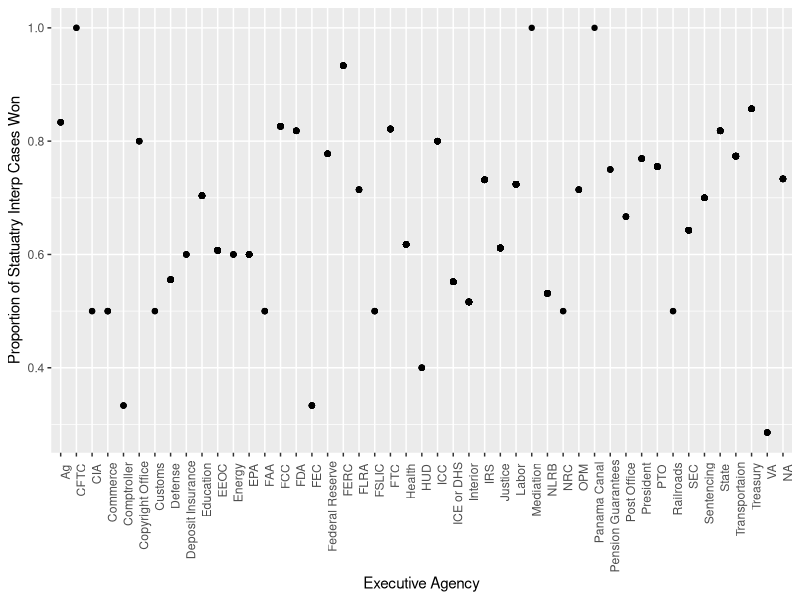

This chart was generated by the following R code:
## ---- chunk 1
library(ggplot2)
library(tidyverse)
## ---- chunk 2
deference_data <- read_csv("data/ProjectDeferenceData.csv")
##RESET DATA
## ---- chunk 3
deference_data <- deference_data |>
  mutate(
    case_winner = if_else(Decision == 0, "gov_agency", "not_agency")
  ) |>
  select(Term, Name, Decision, Agency, case_winner)
##CLEANUP DATA
## ---- chunk 4
deference_data <- deference_data |>
  mutate(
    agency_name = case_when(
      Agency == 0 ~ "Treasury",
      Agency == 1 ~ "Copyright Office",
      Agency == 2 ~ "Defense",
      Agency == 3 ~ "Justice",
      Agency == 4 ~ "Education",
      Agency == 5 ~ "EEOC",
      Agency == 6 ~ "Energy",
      Agency == 7 ~ "EPA",
      Agency == 8 ~ "Deposit Insurance",
      Agency == 9 ~ "Federal Reserve",
      Agency == 10 ~ "FERC",
      Agency == 11 ~ "FSLIC",
      Agency == 12 ~ "FLRA",
      Agency == 13 ~ "FTC",
      Agency == 14 ~ "FCC",
      Agency == 15 ~ "Health",
      Agency == 16 ~ "ICC",
      Agency == 17 ~ "ICE or DHS",
      Agency == 18 ~ "Interior",
      Agency == 19 ~ "IRS",
      Agency == 20 ~ "Labor",
      Agency == 21 ~ "NLRB",
      Agency == 22 ~ "OPM",
      Agency == 23 ~ "PTO",
      Agency == 24 ~ "Pension Guarantees",
      Agency == 25 ~ "Post Office",
      Agency == 26 ~ "President",
      Agency == 27 ~ "SEC",
      Agency == 28 ~ "Sentencing",
      Agency == 29 ~ "Transportaion",
      Agency == 30 ~ "Panama Canal",
      Agency == 31 ~ "State",
      Agency == 32 ~ "FEC",
      Agency == 33 ~ "NRC",
      Agency == 34 ~ "FDA",
      Agency == 35 ~ "CIA",
      Agency == 36 ~ "CFTC",
      Agency == 37 ~ "Ag",
      Agency == 38 ~ "Commerce",
      Agency == 39 ~ "HUD",
      Agency == 40 ~ "VA",
      Agency == 41 ~ "Customs",
      Agency == 42 ~ "FAA",
      Agency == 43 ~ "Railroads",
      Agency == 44 ~ "Judicial Conference",
      Agency == 45 ~ "Mediation",
      Agency == 46 ~ "Comptroller",
      Agency == 47 ~ "SSA",
      Agency == 48 ~ "CFPB",
      Agency == 49 ~ "TVA",
      Agency == 50 ~ "NASA",
      Agency == 51 ~ "NSA",
      Agency == 52 ~ "USAID"
    )
  ) |>
  select(Term, Name, Decision, agency_name, case_winner)
##NAME AGENCIES
## ---- chunk 5
deference_data |>
  group_by(agency_name) |>
  mutate(
    wins = sum(case_winner == "gov_agency"),
    n = n(),
    prop_win = wins/n
  ) |>
  ggplot(mapping = aes(x = agency_name, y = prop_win)) +
  geom_point() +
  theme(axis.text.x = element_text(angle = 90, hjust=0.95)) +
  labs(
    x = "Executive Agency",
    y = "Proportion of Statuatry Interp Cases Won"
  )
  
